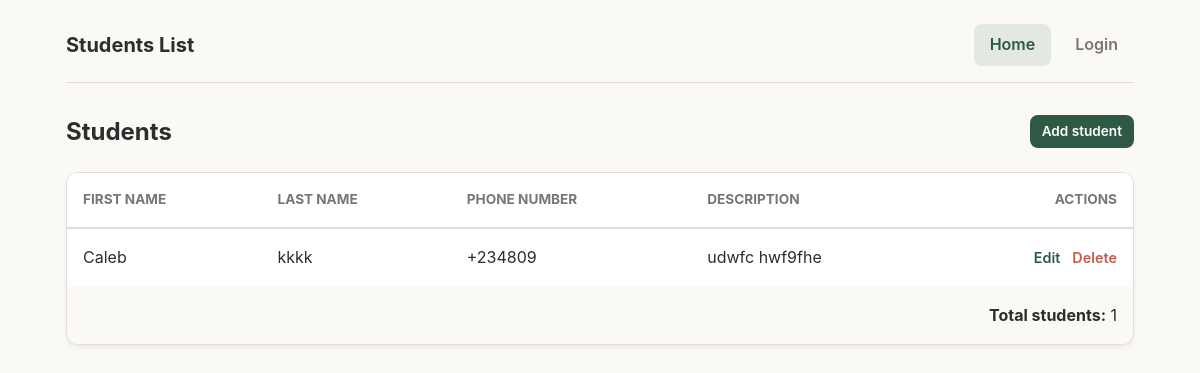
The page /students/ on the database its author committed.
### projectapp/models.py (models this page shows, shortened)
class Student(models.Model):
    first_name = models.CharField(max_length=100)
    last_name = models.CharField(max_length=100)
    student_id = models.IntegerField(unique=True)
    phone_number = models.CharField(max_length=20, blank=True, default="")
    description = models.TextField(blank=True, default="")

### projectapp/views.py (the view)
# urls.py: path('students/', views.students, name='students'),
def students(request):
    students = Student.objects.all()
    context = {'students': students}
    return render(request, "students.html", context)

### templates/students.html (shortened to what this page needs)
{% load static %}
<!DOCTYPE html>
<html lang="en">
<head>
    <link rel="stylesheet" href="{% static 'css/style.css' %}?v=2" />
</head>
<body>
    <div class="container">
        <header class="topbar">
            <div class="brand">Students List</div>
                        <nav class="nav">
                <a href="/" class="active-nav">Home</a>
                {% if user.is_authenticated %}
                <span class="text-muted" style="padding: 8px 16px;">Hi, {{ user.username }}</span>
                <a href="{% url 'logout' %}">Logout</a>
                {% else %}
                <a href="{% url 'login' %}">Login</a>
                {% endif %}
            </nav>
        </header>
        <section class="page active">
            <div class="flex-between mb-4">
                <h2 class="mb-0">Students</h2>
                <a href="{% url 'add_student' %}" class="btn btn-primary btn-inline btn-sm">Add student</a>
            </div>
            <div class="card" style="padding: 0; overflow: hidden;">
                <div class="table-responsive">
                    <table class="table">
                        <thead>
                            <tr>
                                <th>First Name</th>
                                <th>Last Name</th>
                                <th>Phone Number</th>
                                <th>Description</th>
                                <th style="text-align: right;">Actions</th>
                            </tr>
                        </thead>
                        <tbody>
                            {% for student in students %}
                            <tr>
                                <td>{{ student.first_name }}</td>
                                <td>{{ student.last_name }}</td>
                                <td class="text-muted">{{ student.phone_number }}</td>
                                <td class="text-muted">{{ student.description|truncatechars:30 }}</td>
                                <td>
                                    <div class="table-actions">
                                        <a href="{% url 'edit_student' student.pk %}" class="action-link action-edit">Edit</a>
                                        <a href="{% url 'delete_student' student.pk %}" class="action-link action-delete">Delete</a>
                                    </div>
                                </td>
                            </tr>
                            {% endfor %}
                        </tbody>
                        {% if students %}
                        <tfoot>
                            <tr>
                                <td colspan="5" class="text-muted" style="text-align: right; background-color: var(--bg-main);">
                                    <strong>Total students:</strong> {{ students|length }}
                                </td>
                            </tr>
                        </tfoot>
                        {% endif %}
                    </table>
                </div>
            </div>
        </section>
    </div>
</body>
</html>

### static/css/style.css (style rules this page uses)
:root { --bg-main: #FAF9F6; --surface: #FFFFFF; --text-primary: #2D2D2D; --text-secondary: #7A7571; --accent-primary: #2E5A44; --accent-hover: #224232; --accent-subtle: #E3E8E3; --destructive: #C55A49; --destructive-hover: #A04A3C; --border-color: #E2DDD9; --radius-sm: 8px; --radius-md: 12px; --shadow-card: 0 4px 6px -1px rgba(45, 45, 45, 0.05), 0 2px 4px -1px rgba(45, 45, 45, 0.03); --font-system: -apple-system, BlinkMacSystemFont, "Segoe UI", Roboto, Helvetica, Arial, sans-serif; }
* { box-sizing: border-box; }
body { margin: 0; font-family: var(--font-system); background-color: var(--bg-main); color: var(--text-primary); line-height: 1.6; min-height: 100vh; display: flex; flex-direction: column; }
.container { width: 100%; max-width: 1100px; margin: 0 auto; padding: 24px 16px; }
h1, h2, h3, h4, h5, h6 { color: var(--text-primary); margin-top: 0; margin-bottom: 16px; line-height: 1.3; }
h2 { font-size: 1.5rem; }
.text-muted { color: var(--text-secondary); }
a { color: var(--accent-primary); text-decoration: none; transition: color 0.15s ease; }
.topbar { display: flex; justify-content: space-between; align-items: center; margin-bottom: 32px; padding-bottom: 16px; border-bottom: 1px solid var(--border-color); }
.brand { font-size: 1.25rem; font-weight: 700; color: var(--text-primary); }
.nav { display: flex; gap: 8px; flex-wrap: wrap; }
.nav a { padding: 8px 16px; border-radius: var(--radius-sm); color: var(--text-secondary); font-weight: 600; }
.nav a:hover, .nav a.active-nav { background-color: var(--accent-subtle); color: var(--accent-primary); }
.card { background-color: var(--surface); border: 1px solid var(--border-color); border-radius: var(--radius-md); box-shadow: var(--shadow-card); padding: 24px; margin-bottom: 24px; }
.btn { display: inline-block; padding: 12px 24px; border: none; border-radius: var(--radius-sm); font-size: 1rem; font-weight: 600; text-align: center; cursor: pointer; text-decoration: none; transition: background-color 0.15s ease, transform 0.1s ease; font-family: var(--font-system); width: 100%; }
@media (min-width: 480px) { .btn.btn-inline { width: auto; } }
.btn-primary { background-color: var(--accent-primary); color: #FFFFFF; }
.btn-sm { padding: 6px 12px; font-size: 0.85rem; }
.table-responsive { overflow-x: auto; }
.table { width: 100%; border-collapse: collapse; text-align: left; }
.table th { padding: 16px; font-size: 0.85rem; text-transform: uppercase; color: var(--text-secondary); font-weight: 700; border-bottom: 2px solid var(--border-color); background-color: var(--surface); }
.table td { padding: 16px; border-bottom: 1px solid var(--border-color); color: var(--text-primary); }
.table tr:last-child td { border-bottom: none; }
.table-actions { display: flex; gap: 12px; align-items: center; justify-content: flex-end; }
.action-link { font-weight: 600; font-size: 0.9rem; background: none; border: none; cursor: pointer; padding: 0; font-family: inherit; display: inline; }
.action-edit { color: var(--accent-primary); text-decoration: none; }
.action-delete { color: var(--destructive); text-decoration: none; }
.flex-between { display: flex; justify-content: space-between; align-items: center; flex-wrap: wrap; gap: 16px; }
.mb-4 { margin-bottom: 24px; }
.mb-0 { margin-bottom: 0; }

### rows shown on the page
Student: first_name "Caleb", last_name "kkkk", phone_number "+234809", description "udwfc hwf9fhe"

### other values the page prints
{{ students|length }} "1"
